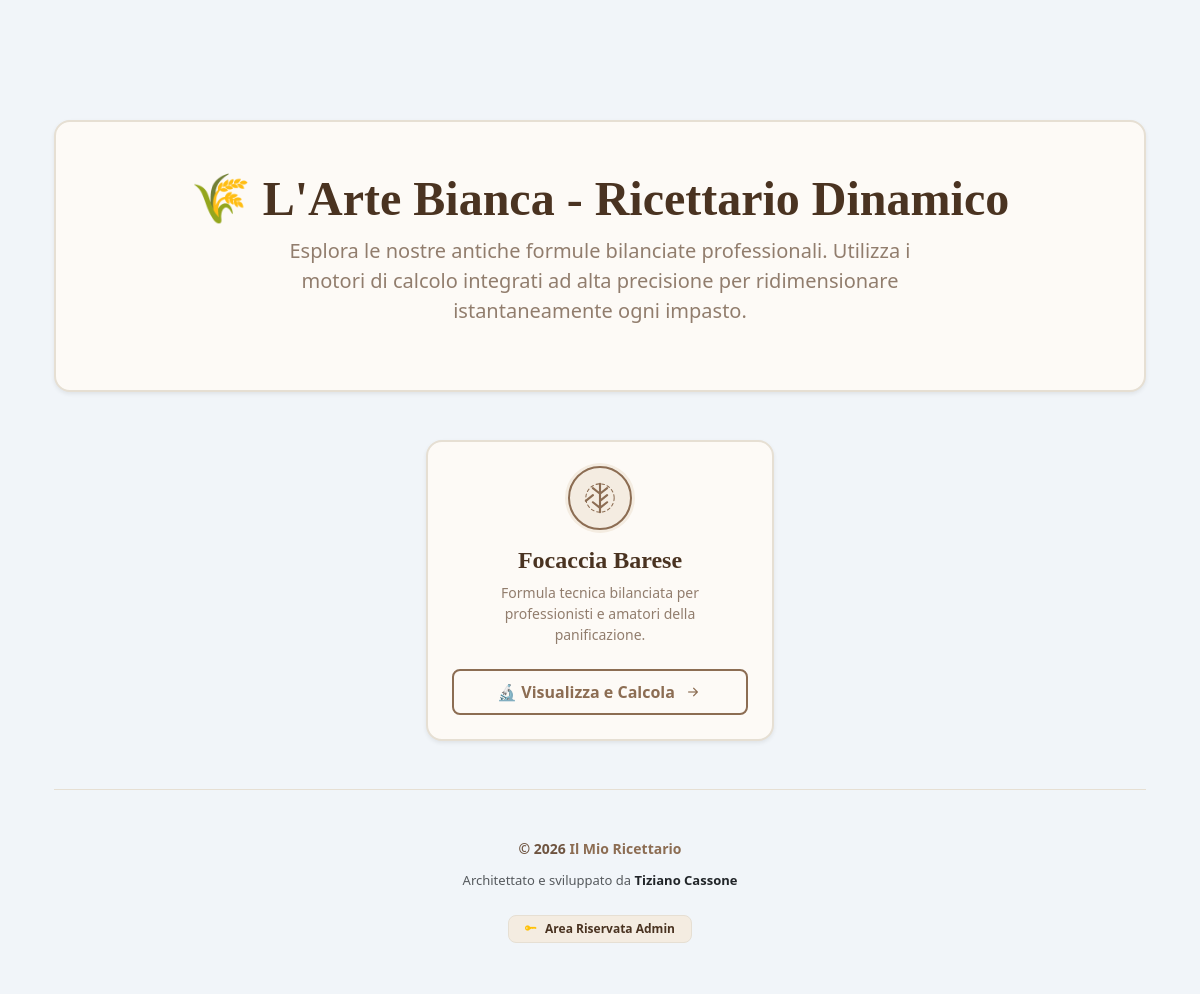
The page / on the database its author committed.
### models/recipe.py (models this page shows, shortened)
class Recipe(db.Model):
    __tablename__ = "recipes"
    id = db.Column(
        db.Integer,
        primary_key=True
    )
    name = db.Column(
        db.String(255),
        nullable=False
    )
    slug = db.Column(
        db.String(255),
        unique=True,
        nullable=False
    )
    description = db.Column(
        db.Text
    )
    instructions = db.Column(
        db.Text
    )
    image = db.Column(
        db.String(255)
    )
    icon = db.Column(
        db.String(50),
        nullable=False,
        default="bi-journal-text"
    )
    is_published = db.Column(
        db.Boolean,
        default=True
    )
    temp_chiusura = db.Column(
        db.Float,
        nullable=True,
        default=24.0
    )
    tempo_autolisi = db.Column(
        db.Integer,
        nullable=True,
        default=0
    )
    tempo_puntata = db.Column(
        db.Integer,
        nullable=True,
        default=120
    )
    tempo_appretto = db.Column(
        db.Integer,
        nullable=True,
        default=60
    )
    show_chiusura = db.Column(
        db.Boolean,
        default=True
    )
    show_autolysis = db.Column(
        db.Boolean,
        default=True
    )
    show_puntata = db.Column(
        db.Boolean,
        default=True
    )
    puntata_fino_al_raddoppio = db.Column(
        db.Boolean,
        default=False
    )
    show_appretto = db.Column(
        db.Boolean,
        default=True
    )
    fermentation_type = db.Column(
        db.String(50),
        nullable=False,
        default="diretto"  # 'diretto', 'poolish', 'biga'
    )
    preferment_instructions = db.Column(
        db.Text,
        nullable=True
    )
    created_at = db.Column(
        db.DateTime,
        default=datetime.utcnow
    )
    updated_at = db.Column(
        db.DateTime,
        default=datetime.utcnow,
        onupdate=datetime.utcnow
    )
    ingredients = db.relationship(
        "RecipeIngredient",
        backref="recipe",
        cascade="all, delete-orphan",
        lazy=True,
        order_by="RecipeIngredient.sort_order"
    )
    features = db.relationship(
        "RecipeFeature",
        backref="recipe",
        cascade="all, delete-orphan",
        lazy=True
    )
    pans = db.relationship(
        "MasterBakeryPan",
        secondary=recipe_pans,
        lazy="subquery",
        backref=db.backref("recipes", lazy=True)
    )

### routes/recipes.py (the view)
@recipes_bp.route("/")
def list_recipes():
    recipes = Recipe.query.order_by(
        Recipe.name
    ).all()
    return render_template(
        "recipes_list.html",
        recipes=recipes
    )

### app.py (called while the page is built)
@app.context_processor
def inject_global_settings():
    return dict(
        settings_data=Setting.query.first()
    )

### templates/recipes_list.html (shortened to what this page needs)
{% extends "base.html" %}
{% block content %}
<div class="container py-4">
    <div class="text-center my-5 p-5 rounded-4 shadow-sm"
         style="background-color: #fdfaf6; border: 2px solid #e6dfd3 !important;">
        <h1 class="display-5 fw-bold mb-2 tracking-tight" style="color: #4a3321; font-family: 'Georgia', serif;">
            🌾 L'Arte Bianca - Ricettario Dinamico
        </h1>
        <p class="mx-auto fs-5 fw-medium opacity-75" style="max-width: 650px; color: #6e5440;">
            Esplora le nostre antiche formule bilanciate professionali. Utilizza i motori di calcolo integrati ad alta precisione per ridimensionare istantaneamente ogni impasto.
        </p>
    </div>
    <div class="row g-4 justify-content-center">
        {% if recipes %}
            {% for recipe in recipes %}
            <div class="col-12 col-md-6 col-lg-4">
                <div class="card h-100 shadow-sm rounded-4 overflow-hidden card-recipe-hover transition-all"
                     style="background-color: #fdfaf6; border: 2px solid #e6dfd3 !important;">
                    <div class="card-body p-4 d-flex flex-column justify-content-between text-center">
                        <div class="d-flex flex-column align-items-center">
                            <div class="d-inline-flex align-items-center justify-content-center rounded-circle mb-3"
                                 style="width: 64px; height: 64px; background-color: #f4ece1; border: 2px double #8c6d53; box-shadow: 0 0 0 3px #f4ece1;">
                            </div>
                            <h4 class="fw-bold mb-2 tracking-tight" style="color: #4a3321; font-family: 'Georgia', serif;">{{ recipe.name }}</h4>
                            <p class="small lh-base mb-4 opacity-75 px-2" style="color: #6e5440; font-weight: 500;">
                                {{ recipe.description if recipe.description else "Formula tecnica bilanciata per professionisti e amatori della panificazione." }}
                            </p>
                        </div>
                        <a href="{{ url_for('recipes.public_detail', slug=recipe.slug) }}"
                           class="btn w-100 fw-bold py-2.5 rounded-3 shadow-none transition-all d-flex align-items-center justify-content-center gap-2 btn-vintage-action">
                            <span>🔬 Visualizza e Calcola</span>
                            <i class="bi bi-arrow-right-short fs-5"></i>
                        </a>
                    </div>
                </div>
            </div>
            {% endfor %}
        {% else %}
            <div class="col-12 text-center py-5">
                <div class="fs-5 fw-bold" style="color: #6e5440;">Nessuna formula pubblicata al momento nel database.</div>
            </div>
        {% endif %}
    </div>
    <footer class="mt-5 pt-5 pb-4 border-top text-center" style="border-color: #e6dfd3 !important;">
        <div class="d-flex flex-column align-items-center justify-content-center gap-2">
            <p class="fw-semibold mb-1" style="font-size: 14px; color: #6e5440;">
                © 2026 <a href="https://github.com/wifi75/IlMioRicettario" target="_blank" class="text-decoration-none fw-bold link-hover-underline" style="color: #8c6d53;">Il Mio Ricettario</a>
            </p>
            <p class="text-muted mb-3" style="font-size: 13px;">
                Architettato e sviluppato da <span class="text-dark fw-bold">Tiziano Cassone</span>
            </p>
            <div>
                <a href="/admin/login" class="btn btn-sm btn-light border fw-bold px-3 py-1.5 rounded-3 shadow-none d-inline-flex align-items-center gap-2" style="font-size: 12px; background-color: #f4ece1; color: #4a3321; border-color: #e6dfd3 !important;">
                    <i class="bi bi-key-fill text-warning"></i>
                    <span>Area Riservata Admin</span>
                </a>
            </div>
        </div>
    </footer>
</div>
{% endblock %}

### static/css/admin.css (style rules this page uses)
body { background:#f1f5f9; font-family:Segoe UI, Arial, sans-serif; }
.card { border:none; border-radius:18px; box-shadow:0 4px 18px rgba(0,0,0,.08); }
.btn { border-radius:10px; }
h1,h2,h3,h4,h5 { font-weight:700; }

### templates/recipes_list.html (style rules this page uses)
.btn-vintage-action { background-color: transparent; color: #8c6d53; border: 2px solid #8c6d53; }
.card-recipe-hover { transition: transform 0.25s ease, box-shadow 0.25s ease; }

### rows shown on the page
Recipe: name "Focaccia Barese", description "Formula tecnica bilanciata per professionisti e amatori della panificazione."
